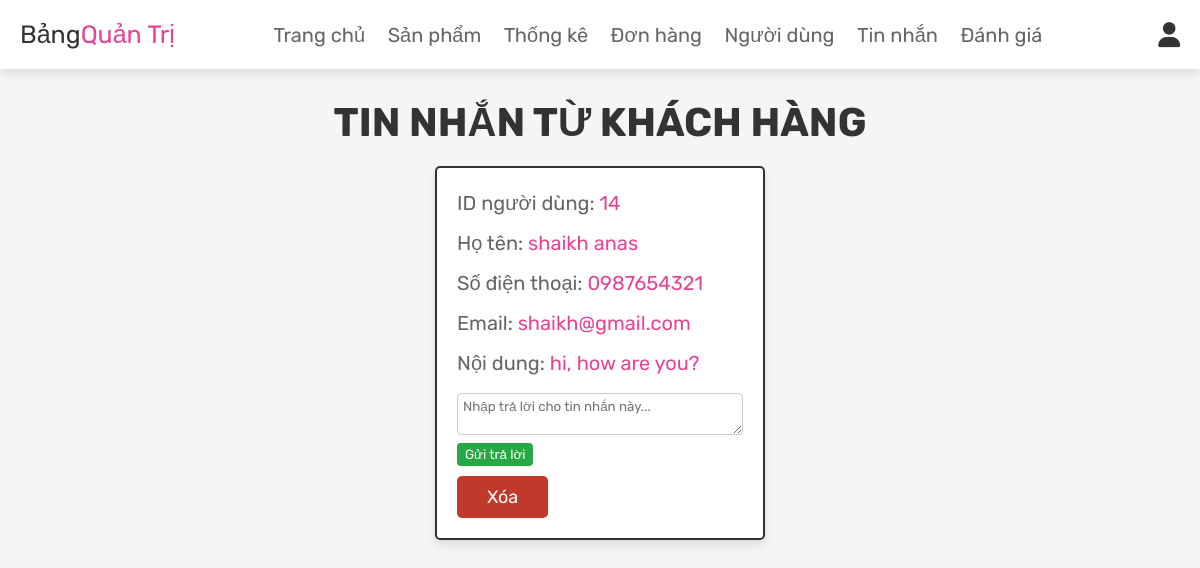
/admin_contacts.php (signed in), run on the app's committed database.
### tables this page shows
CREATE TABLE `message` (
  `id` int(100) NOT NULL,
  `user_id` int(100) NOT NULL,
  `name` varchar(100) NOT NULL,
  `email` varchar(100) NOT NULL,
  `number` varchar(12) NOT NULL,
  `message` varchar(500) NOT NULL
);

### admin_contacts.php (the view, shortened to what this page needs)
<?php
@include 'config.php';
?>
<!DOCTYPE html>
<html lang="vi">
<head>
   <link rel="stylesheet" href="https://cdnjs.cloudflare.com/ajax/libs/font-awesome/6.0.0/css/all.min.css">
   <link rel="stylesheet" href="css/admin_style.css">
</head>
<body>
<?php @include 'admin_header.php'; ?>
<section class="messages">
   <h1 class="title">Tin nhắn từ khách hàng</h1>
   <div class="box-container">
      <?php
       $select_message = mysqli_query($conn, "SELECT * FROM `message`") or die('Lỗi truy vấn');
       if(mysqli_num_rows($select_message) > 0){
          while($fetch_message = mysqli_fetch_assoc($select_message)){
      ?>
      <div class="box">
         <p>ID người dùng: <span><?php echo $fetch_message['user_id']; ?></span></p>
         <p>Họ tên: <span><?php echo $fetch_message['name']; ?></span></p>
         <p>Số điện thoại: <span><?php echo $fetch_message['number']; ?></span></p>
         <p>Email: <span><?php echo $fetch_message['email']; ?></span></p>
         <p>Nội dung: <span><?php echo $fetch_message['message']; ?></span></p>
         <form method="POST" class="reply-form">
            <textarea name="admin_reply" placeholder="Nhập trả lời cho tin nhắn này..." required><?php echo htmlspecialchars($fetch_message['admin_reply']); ?></textarea>
            <button type="submit" name="reply">Gửi trả lời</button>
         </form>
         <a href="admin_contacts.php?delete=<?php echo $fetch_message['id']; ?>" onclick="return confirm('Bạn có chắc muốn xóa tin nhắn này?');" class="delete-btn">Xóa</a>
      </div>
      <?php
         }
      }else{
         echo '<p class="empty">Không có tin nhắn nào!</p>';
      }
      ?>
   </div>
</section>
</body>
</html>

### css/admin_style.css (style rules this page uses)
:root { --pink: #e84393; --red: #c0392b; --orange: #f39c12; --black: #333; --white: #fff; --light-color: #666; --light-white: #ccc; --light-bg: #f5f5f5; --border: 0.2rem solid var(--black); --box-shadow: 0 0.5rem 1rem rgba(0, 0, 0, 0.1); }
* { font-family: "Rubik", sans-serif; margin: 0; padding: 0; box-sizing: border-box; outline: none; border: none; text-decoration: none; transition: all 0.2s linear; }
html { font-size: 62.5%; overflow-x: hidden; scroll-behavior: smooth; scroll-padding-top: 6.5rem; }
body { background: var(--light-bg); }
section { padding: 3rem 2rem; }
.title { text-align: center; margin-bottom: 2rem; color: var(--black); text-transform: uppercase; font-size: 4rem; }
.btn, .delete-btn, .option-btn { display: inline-block; border-radius: 0.5rem; margin-top: 1rem; font-size: 1.8rem; color: var(--white); cursor: pointer; padding: 1rem 3rem; text-transform: capitalize; }
.delete-btn { background-color: var(--red); }
.messages .box-container { display: grid; grid-template-columns: repeat(auto-fit, 33rem); gap: 1.5rem; align-items: flex-start; max-width: 1200px; margin: 0 auto; justify-content: center; }
.messages .box-container .box { padding: 2rem; border: var(--border); background-color: var(--white); box-shadow: var(--box-shadow); border-radius: 0.5rem; }
.messages .box-container .box p { font-size: 2rem; color: var(--light-color); margin-bottom: 1rem; line-height: 1.5; }
.messages .box-container .box p span { color: var(--pink); }

### admin_contacts.php (style rules this page uses)
.reply-form textarea { width: 100%; padding: .5rem; border: 1px solid #ccc; border-radius: .4rem; margin-top: .5rem; }
.reply-form button { margin-top: .5rem; background: #28a745; color: white; border: none; padding: .4rem .8rem; border-radius: .4rem; cursor: pointer; }

### data on the page
message: user "14", name "shaikh anas", number "0987654321", email "shaikh@gmail.com", message "hi, how are you?"
